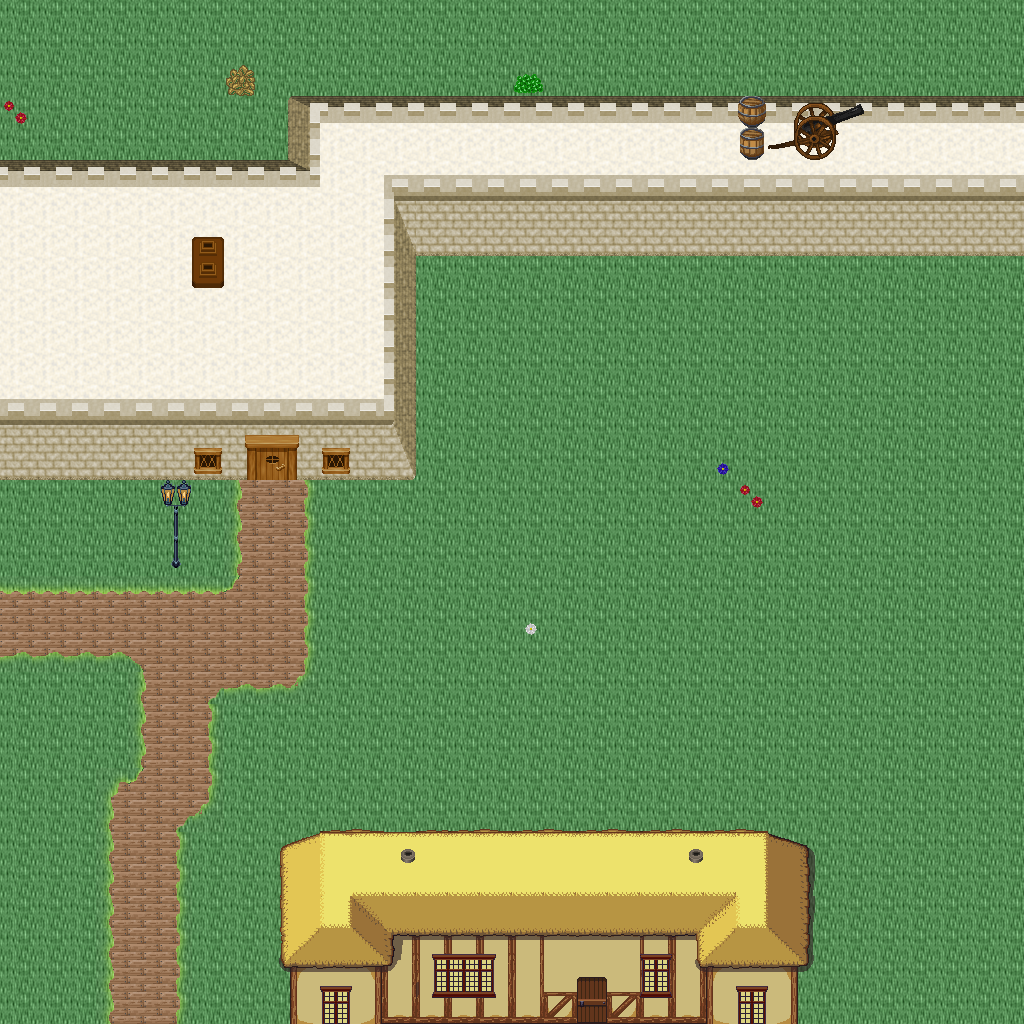

This game map was drawn from its Tiled (.tmx) file and the tilesets committed beside it. A one-line description and the trimmed map source follow:
An orthogonal 32x32 tile map with 32x32 px tiles, 5 tile layers (Ground, Objects, Objects2, Above, ...), 1 hidden layer not drawn, 46 tilesets.

<map version="1.10" tiledversion="1.11.0" orientation="orthogonal" renderorder="right-down" width="32" height="32" tilewidth="32" tileheight="32" infinite="0" nextlayerid="11" nextobjectid="1">
 <tileset firstgid="1" name="logic_collision" tilewidth="32" tileheight="32" tilecount="1" columns="1">
  <image source="../drawable/logic_collision.png" width="32" height="32" />
 </tileset>
 <tileset firstgid="2" name="ground_ground" tilewidth="32" tileheight="32" tilecount="33" columns="3">
  <image source="../drawable/ground_ground.png" width="96" height="352" />
 </tileset>
 <tileset firstgid="35" name="building_castle" tilewidth="32" tileheight="32" tilecount="320" columns="20">
  <image source="../drawable/building_castle.png" width="640" height="512" />
 </tileset>
 <tileset firstgid="355" name="item_weapon_cannon" tilewidth="32" tileheight="32" tilecount="12" columns="3">
  <image source="../drawable/item_weapon_cannon.png" width="96" height="128" />
 </tileset>
 <tileset firstgid="367" name="item_pot_barrels_1" tilewidth="32" tileheight="32" tilecount="8" columns="4">
  <image source="../drawable/item_pot_barrels_1.png" width="128" height="64" />
 </tileset>
 <tileset firstgid="375" name="plant_tree_tree_darkgreen" tilewidth="32" tileheight="32" tilecount="88" columns="8">
  <image source="../drawable/plant_tree_tree_darkgreen.png" width="256" height="352" />
 </tileset>
 <tileset firstgid="463" name="building_decoration_chimney_big" tilewidth="32" tileheight="32" tilecount="2" columns="1">
  <image source="../drawable/building_decoration_chimney_big.png" width="32" height="64" />
 </tileset>
 <tileset firstgid="465" name="building_door_door" tilewidth="32" tileheight="32" tilecount="6" columns="3">
  <image source="../drawable/building_door_door.png" width="96" height="64" />
 </tileset>
 <tileset firstgid="471" name="building_door_closed" tilewidth="32" tileheight="32" tilecount="1" columns="1">
  <image source="../drawable/building_door_closed.png" width="32" height="32" />
 </tileset>
 <tileset firstgid="472" name="building_window_window_centered" tilewidth="32" tileheight="32" tilecount="1" columns="1">
  <image source="../drawable/building_window_window_centered.png" width="32" height="32" />
 </tileset>
 <tileset firstgid="473" name="plant_bush_bushes" tilewidth="32" tileheight="32" tilecount="10" columns="5">
  <image source="../drawable/plant_bush_bushes.png" width="160" height="64" />
 </tileset>
 <tileset firstgid="483" name="furniture_sink_pale_brown_stone" tilewidth="32" tileheight="32" tilecount="4" columns="2">
  <image source="../drawable/furniture_sink_pale_brown_stone.png" width="64" height="64" />
 </tileset>
 <tileset firstgid="487" name="logic_item_sheepfood" tilewidth="32" tileheight="32" tilecount="1" columns="1">
  <image source="../drawable/logic_item_sheepfood.png" width="32" height="32" />
 </tileset>
 <tileset firstgid="488" name="logic_creature_sheep" tilewidth="32" tileheight="32" tilecount="1" columns="1">
  <image source="../drawable/logic_creature_sheep.png" width="32" height="32" />
 </tileset>
 <tileset firstgid="489" name="ground_grass_edges" tilewidth="32" tileheight="32" tilecount="36" columns="12">
  <image source="../drawable/ground_grass_edges.png" width="384" height="96" />
 </tileset>
 <tileset firstgid="525" name="ground_grass_corners" tilewidth="32" tileheight="32" tilecount="24" columns="6">
  <image source="../drawable/ground_grass_corners.png" width="192" height="128" />
 </tileset>
 <tileset firstgid="549" name="building_decoration_chimney" tilewidth="32" tileheight="32" tilecount="2" columns="1">
  <image source="../drawable/building_decoration_chimney.png" width="32" height="64" />
 </tileset>
 <tileset firstgid="551" name="plant_tree_taller_trees" tilewidth="32" tileheight="32" tilecount="32" columns="8">
  <image source="../drawable/plant_tree_taller_trees.png" width="256" height="128" />
 </tileset>
 <tileset firstgid="583" name="plant_vine" tilewidth="32" tileheight="32" tilecount="3" columns="1">
  <image source="../drawable/plant_vine.png" width="32" height="96" />
 </tileset>
 <tileset firstgid="586" name="logic_item_fruits" tilewidth="32" tileheight="32" tilecount="16" columns="8">
  <image source="../drawable/logic_item_fruits.png" width="256" height="64" />
 </tileset>
 <tileset firstgid="602" name="logic_item_vegetable" tilewidth="32" tileheight="32" tilecount="16" columns="8">
  <image source="../drawable/logic_item_vegetable.png" width="256" height="64" />
 </tileset>
 <tileset firstgid="618" name="building_fence_fence_chunky" tilewidth="32" tileheight="32" tilecount="21" columns="3">
  <image source="../drawable/building_fence_fence_chunky.png" width="96" height="224" />
 </tileset>
 <tileset firstgid="639" name="furniture_light_lamp_blue" tilewidth="32" tileheight="32" tilecount="3" columns="1">
  <image source="../drawable/furniture_light_lamp_blue.png" width="32" height="96" />
 </tileset>
 <tileset firstgid="642" name="light_dim_light_7x5" tilewidth="32" tileheight="32" tilecount="35" columns="7">
  <image source="../drawable/light_dim_light_7x5.png" width="224" height="160" />
 </tileset>
 <tileset firstgid="677" name="logic_protection" tilewidth="32" tileheight="32" tilecount="2" columns="2">
  <image source="../drawable/logic_protection.png" width="64" height="32" />
 </tileset>
 <tileset firstgid="679" name="logic_item_resources" tilewidth="32" tileheight="32" tilecount="6" columns="6">
  <image source="../drawable/logic_item_resources.png" width="192" height="32" />
 </tileset>
 <tileset firstgid="685" name="logic_item_mushroom" tilewidth="32" tileheight="32" tilecount="6" columns="6">
  <image source="../drawable/logic_item_mushroom.png" width="192" height="32" />
 </tileset>
 <tileset firstgid="691" name="plant_flower_daisy_blue" tilewidth="32" tileheight="32" tilecount="8" columns="2">
  <image source="../drawable/plant_flower_daisy_blue.png" width="64" height="128" />
 </tileset>
 <tileset firstgid="699" name="plant_flower_daisy_red" tilewidth="32" tileheight="32" tilecount="8" columns="2">
  <image source="../drawable/plant_flower_daisy_red.png" width="64" height="128" />
 </tileset>
 <tileset firstgid="707" name="plant_flower_daisy_white" tilewidth="32" tileheight="32" tilecount="8" columns="2">
  <image source="../drawable/plant_flower_daisy_white.png" width="64" height="128" />
 </tileset>
 <tileset firstgid="715" name="plant_flower_daisy_yellow" tilewidth="32" tileheight="32" tilecount="8" columns="2">
  <image source="../drawable/plant_flower_daisy_yellow.png" width="64" height="128" />
 </tileset>
 <tileset firstgid="723" name="logic_creature_animal" tilewidth="32" tileheight="32" tilecount="32" columns="8">
  <image source="../drawable/logic_creature_animal.png" width="256" height="128" />
 </tileset>
 <tileset firstgid="755" name="logic_creature_rodent" tilewidth="32" tileheight="32" tilecount="8" columns="8">
  <image source="../drawable/logic_creature_rodent.png" width="256" height="32" />
 </tileset>
 <tileset firstgid="763" name="item_hen_nest" tilewidth="32" tileheight="32" tilecount="1" columns="1">
  <image source="../drawable/item_hen_nest.png" width="32" height="32" />
 </tileset>
 <tileset firstgid="764" name="logic_item_dairy" tilewidth="32" tileheight="32" tilecount="1" columns="1">
  <image source="../drawable/logic_item_dairy.png" width="32" height="32" />
 </tileset>
 <tileset firstgid="765" name="plant_flower_red_blue_clusters" tilewidth="32" tileheight="32" tilecount="4" columns="1">
  <image source="../drawable/plant_flower_red_blue_clusters.png" width="32" height="128" />
 </tileset>
 <tileset firstgid="769" name="plant_flower_pointed_yellow" tilewidth="32" tileheight="32" tilecount="2" columns="2">
  <image source="../drawable/plant_flower_pointed_yellow.png" width="64" height="32" />
 </tileset>
 <tileset firstgid="771" name="building_decoration_banner" tilewidth="32" tileheight="32" tilecount="12" columns="1">
  <image source="../drawable/building_decoration_banner.png" width="32" height="384" />
 </tileset>
 <tileset firstgid="783" name="logic_creature_fowl" tilewidth="32" tileheight="32" tilecount="6" columns="6">
  <image source="../drawable/logic_creature_fowl.png" width="192" height="32" />
 </tileset>
 <tileset firstgid="789" name="logic_portal" tilewidth="32" tileheight="32" tilecount="24" columns="8">
  <image source="../drawable/logic_portal.png" width="256" height="96" />
 </tileset>
 <tileset firstgid="813" name="building_cottage" tilewidth="32" tileheight="32" tilecount="256" columns="16">
  <image source="../drawable/building_cottage.png" width="512" height="512" />
 </tileset>
 <tileset firstgid="1069" name="building_roof_thatched_roof" tilewidth="32" tileheight="32" tilecount="256" columns="16">
  <image source="../drawable/building_roof_thatched_roof.png" width="512" height="512" />
 </tileset>
 <tileset firstgid="1325" name="building_door_doors" tilewidth="32" tileheight="32" tilecount="256" columns="16">
  <image source="../drawable/building_door_doors.png" width="512" height="512" />
 </tileset>
 <tileset firstgid="1581" name="building_window_windows" tilewidth="32" tileheight="32" tilecount="256" columns="16">
  <image source="../drawable/building_window_windows.png" width="512" height="512" />
 </tileset>
 <tileset firstgid="1837" name="ground_ground_3" tilewidth="32" tileheight="32" tilecount="5" columns="5">
  <image source="../drawable/ground_ground_3.png" width="160" height="32" />
 </tileset>
 <tileset firstgid="1842" name="plant_bush_leafy" tilewidth="32" tileheight="32" tilecount="48" columns="8">
  <image source="../drawable/plant_bush_leafy.png" width="256" height="192" />
 </tileset>
 <layer id="1" name="Ground" width="32" height="32">
  <data>[1024 cells, 1024 non-empty, 10 distinct tile ids]</data>
 </layer>
 <layer id="2" name="Objects" width="32" height="32">
  <data>[1024 cells, 181 non-empty, 42 distinct tile ids]</data>
 </layer>
 <layer id="3" name="Objects2" width="32" height="32">
  <data>[1024 cells, 26 non-empty, 22 distinct tile ids]</data>
 </layer>
 <layer id="4" name="Above" width="32" height="32">
  <data>[1024 cells, 97 non-empty, 33 distinct tile ids]</data>
 </layer>
 <layer id="5" name="Above2" width="32" height="32">
  <data>[1024 cells, 2 non-empty, 1 distinct tile ids]</data>
 </layer>
 <layer id="6" name="Walkable" width="32" height="32" visible="0">
  <data>[1024 cells, 297 non-empty, 1 distinct tile ids]</data>
 </layer>
 <objectgroup id="7" name="Mapevents" />
 <objectgroup id="8" name="Spawn" />
 <objectgroup id="9" name="Keys" />
 <objectgroup id="10" name="Replace" />
</map>
